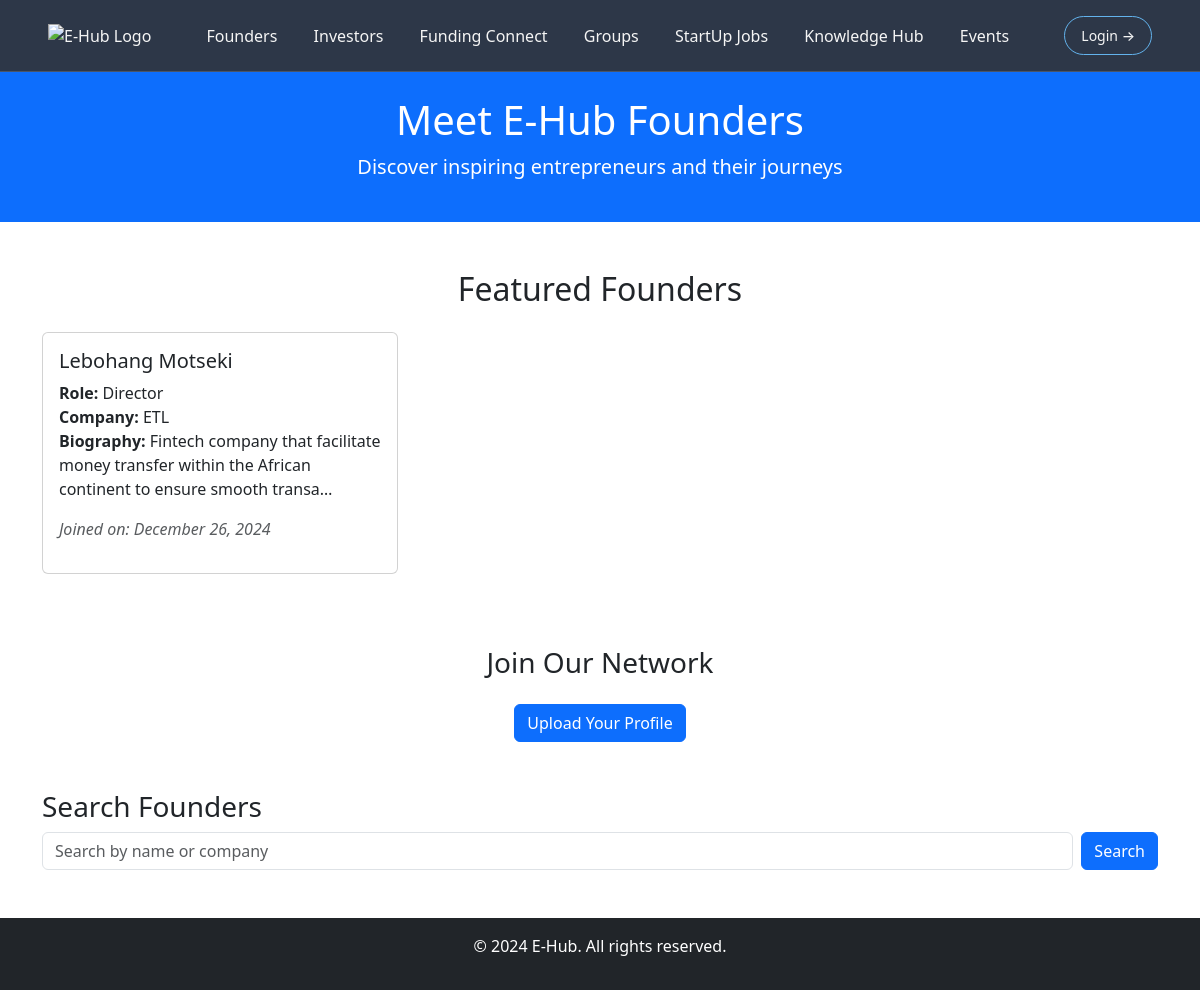
Screenshot of /view_founders/ with the database file from the repository.
### myapp/models.py (models this page shows, shortened)
class Founder(models.Model):
    user = models.OneToOneField(settings.AUTH_USER_MODEL, on_delete=models.CASCADE, related_name="founder")
    first_name = models.CharField(max_length=100)
    last_name = models.CharField(max_length=100)
    email = models.EmailField(unique=True)
    phone_number = models.CharField(max_length=15, null=True, blank=True)
    role = models.CharField(max_length=100, null=True, blank=True)
    biography = models.TextField(null=True, blank=True)
    company = models.CharField(max_length=200, null=True, blank=True)
    date_joined = models.DateTimeField(auto_now_add=True)

### myapp/views.py (the view)
# urls.py: path('view_founders/', views.founders_page, name='founders_page'),
def founders_page(request):
    founders = Founder.objects.all().order_by('-date_joined')  # Order by newest
    return render(request, 'founders/founders_page.html', {'founders': founders})

### myapp/templates/founders/founders_page.html (shortened to what this page needs)
<!DOCTYPE html>
<html lang="en">
<head>
    <link rel="stylesheet" href="https://cdnjs.cloudflare.com/ajax/libs/bootstrap/5.3.0/css/bootstrap.min.css">
    {% load static %}
</head>
<body>
    <header class="nav-bar">
        <div class="logo">
            <a href="{% url 'myapp:home' %}">
                <img src="{% static 'your-logo.png' %}" alt="E-Hub Logo" height="50">
            </a>
        </div>
        <div>
            <a href="{% url 'myapp:founders_page' %}">Founders</a>
            <a href="{% url 'myapp:investor_page' %}">Investors</a>
            <a href="{% url 'myapp:index' %}">Funding Connect</a>
            <a href="{% url 'myapp:home_screen' %}">Groups</a>
            <a href="#">StartUp Jobs</a>
            <a href="{% url 'myapp:index_resources' %}">Knowledge Hub</a>
            <a href="#">Events</a>
        </div>
        <a href="{% url 'myapp:login' %}" class="login">Login →</a>
    </header>
    <header class="bg-primary text-white text-center py-4">
        <h1>Meet E-Hub Founders</h1>
        <p class="lead">Discover inspiring entrepreneurs and their journeys</p>
    </header>
    <main class="container mt-5">
        <h2 class="text-center mb-4">Featured Founders</h2>
        <div class="row">
            {% for founder in founders %}
            <div class="col-md-4">
                <div class="card mb-4">
                    <div class="card-body">
                        <h5 class="card-title">{{ founder.first_name }} {{ founder.last_name }}</h5>
                        <p class="card-text">
                            <strong>Role:</strong> {{ founder.role }}<br>
                            <strong>Company:</strong> {{ founder.company }}<br>
                            <strong>Biography:</strong> {{ founder.biography|truncatechars:100 }}
                        </p>
                        <p class="text-muted"><em>Joined on: {{ founder.date_joined|date:"F d, Y" }}</em></p>
                    </div>
                </div>
            </div>
            {% endfor %}
        </div>
        <div class="text-center mt-5">
            <h3>Join Our Network</h3>
            <a href="#" class="btn btn-primary mt-3">Upload Your Profile</a>
        </div>
        <div class="search-section mt-5">
            <h3>Search Founders</h3>
            <form method="GET" class="d-flex">
                <input type="text" name="q" class="form-control me-2" placeholder="Search by name or company">
                <button type="submit" class="btn btn-primary">Search</button>
            </form>
        </div>
    </main>
    <footer class="bg-dark text-white text-center py-3 mt-5">
        <p>&copy; 2024 E-Hub. All rights reserved.</p>
    </footer>
</body>
</html>

### myapp/templates/founders/founders_page.html (style rules this page uses)
.nav-bar { background-color: #2d3748; border-bottom: 1px solid #4a5568; padding: 1rem 2rem; display: flex; justify-content: space-between; align-items: center; z-index: 10; position: relative; }
.nav-bar a { color: #f5f5f5; margin: 0 1rem; text-decoration: none; font-weight: 500; }
.login { border: 1px solid #63b3ed; padding: 0.5rem 1rem; border-radius: 20px; font-size: 14px; color: #63b3ed; transition: all 0.3s ease; }

### rows the page displays
Founder: first_name "Lebohang", last_name "Motseki", role "Director", company "ETL", biography "Fintech company that facilitate money transfer within the African continent to ensure smooth transa…", date_joined "December 26, 2024"
